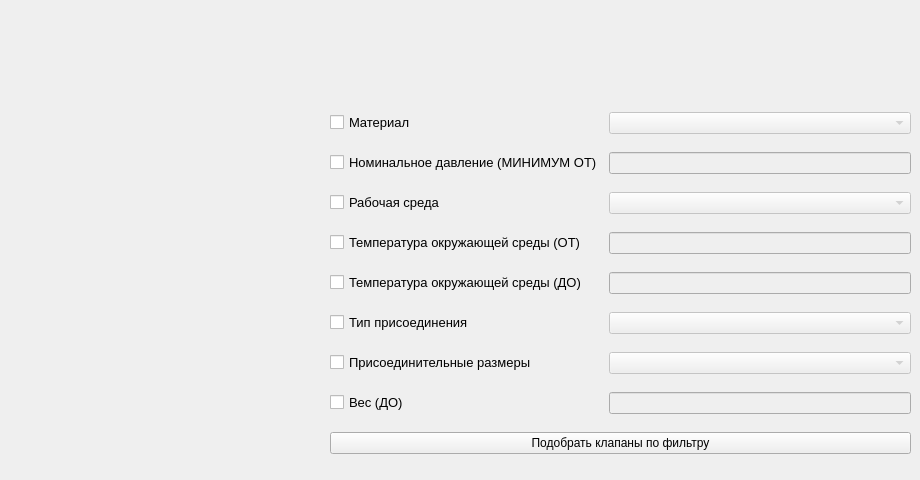
    <widget class="QWidget" name="tab_2">
     <attribute name="title">
      <string>Поиск</string>
     </attribute>
     <widget class="QWidget" name="formLayoutWidget">
      <property name="geometry">
       <rect>
        <x>330</x>
        <y>100</y>
        <width>581</width>
        <height>371</height>
       </rect>
      </property>
      <layout class="QGridLayout" name="gridLayout_4">
       <item row="4" column="2">
        <widget class="QLineEdit" name="lineEdit_24">
         <property name="enabled">
          <bool>false</bool>
         </property>
        </widget>
       </item>
       <item row="2" column="1">
        <widget class="QCheckBox" name="checkBox_4">
         <property name="font">
          <font>
           <pointsize>10</pointsize>
          </font>
         </property>
         <property name="text">
          <string>Рабочая среда</string>
         </property>
        </widget>
       </item>
       <item row="3" column="2">
        <widget class="QLineEdit" name="lineEdit_23">
         <property name="enabled">
          <bool>false</bool>
         </property>
        </widget>
       </item>
       <item row="6" column="2">
        <widget class="QComboBox" name="comboBox_17">
         <property name="enabled">
          <bool>false</bool>
         </property>
        </widget>
       </item>
       <item row="5" column="2">
        <widget class="QComboBox" name="comboBox_6">
         <property name="enabled">
          <bool>false</bool>
         </property>
        </widget>
       </item>
       <item row="8" column="1" colspan="2">
        <widget class="QPushButton" name="pushButton_19">
         <property name="text">
          <string>Подобрать клапаны по фильтру</string>
         </property>
        </widget>
       </item>
       <item row="0" column="1">
        <widget class="QCheckBox" name="checkBox_2">
         <property name="font">
          <font>
           <pointsize>10</pointsize>
          </font>
         </property>
         <property name="text">
          <string>Материал</string>
         </property>
        </widget>
       </item>
       <item row="7" column="2">
        <widget class="QLineEdit" name="lineEdit_25">
         <property name="enabled">
          <bool>false</bool>
         </property>
        </widget>
       </item>
       <item row="1" column="1">
        <widget class="QCheckBox" name="checkBox_3">
         <property name="font">
          <font>
           <pointsize>10</pointsize>
          </font>
         </property>
         <property name="text">
          <string>Номинальное давление (МИНИМУМ ОТ)</string>
         </property>
        </widget>
       </item>
       <item row="0" column="2">
        <widget class="QComboBox" name="comboBox">
         <property name="enabled">
          <bool>false</bool>
         </property>
        </widget>
       </item>
       <item row="2" column="2">
        <widget class="QComboBox" name="comboBox_3">
         <property name="enabled">
          <bool>false</bool>
         </property>
        </widget>
       </item>
       <item row="3" column="1">
        <widget class="QCheckBox" name="checkBox_5">
         <property name="font">
          <font>
           <pointsize>10</pointsize>
          </font>
         </property>
         <property name="text">
          <string>Температура окружающей среды (ОТ)</string>
         </property>
        </widget>
       </item>
       <item row="4" column="1">
        <widget class="QCheckBox" name="checkBox_6">
         <property name="font">
          <font>
           <pointsize>10</pointsize>
          </font>
         </property>
         <property name="text">
          <string>Температура окружающей среды (ДО)</string>
         </property>
        </widget>
       </item>
       <item row="5" column="1">
        <widget class="QCheckBox" name="checkBox_7">
         <property name="font">
          <font>
           <pointsize>10</pointsize>
          </font>
         </property>
         <property name="text">
          <string>Тип присоединения</string>
         </property>
        </widget>
       </item>
       <item row="6" column="1">
        <widget class="QCheckBox" name="checkBox_8">
         <property name="font">
          <font>
           <pointsize>10</pointsize>
          </font>
         </property>
         <property name="text">
          <string>Присоединительные размеры</string>
         </property>
        </widget>
       </item>
       <item row="7" column="1">
        <widget class="QCheckBox" name="checkBox_9">
         <property name="font">
          <font>
           <pointsize>10</pointsize>
          </font>
         </property>
         <property name="text">
          <string>Вес (ДО)</string>
         </property>
        </widget>
       </item>
       <item row="1" column="2">
        <widget class="QLineEdit" name="lineEdit_26">
         <property name="enabled">
          <bool>false</bool>
         </property>
        </widget>
       </item>
      </layout>
     </widget>
    </widget>
